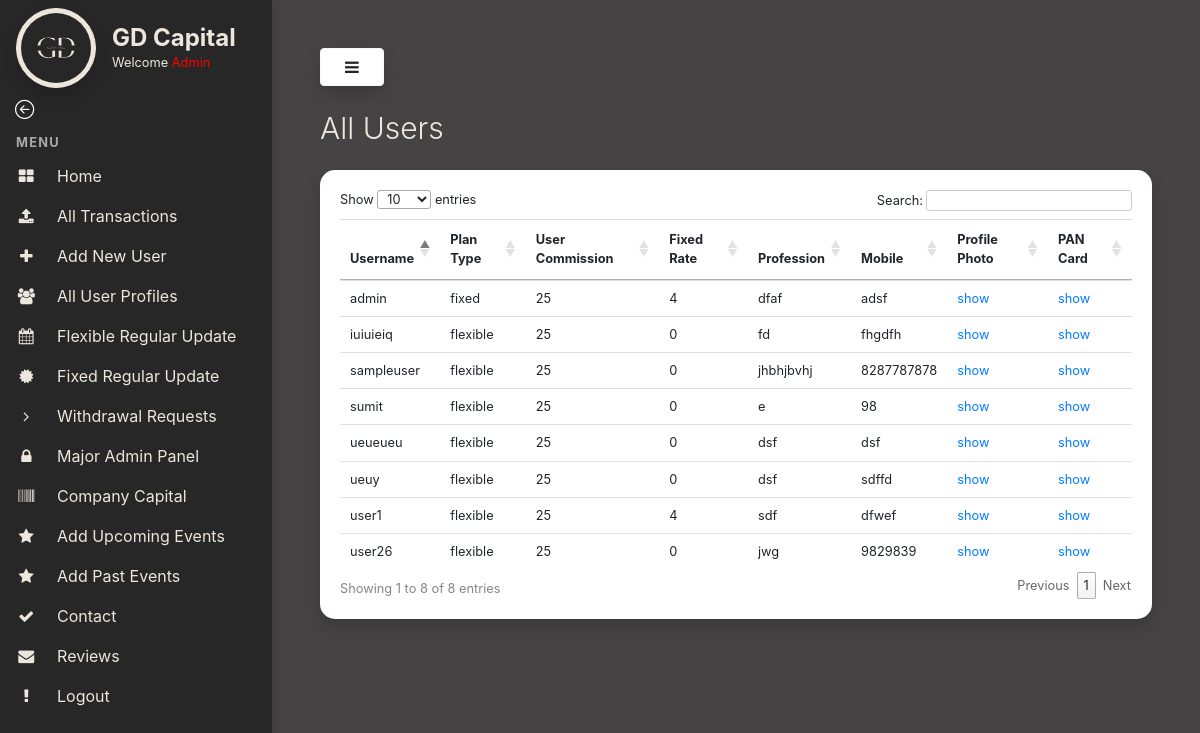
/admin-all-users/ (signed in), run on the app's committed database.
### myapp/models.py (models this page shows, shortened)
class UserProfile(models.Model):
    user = models.OneToOneField(User,on_delete=models.CASCADE,related_name='profile')
    plantype = models.CharField(max_length=200, choices=PLAN_TYPE, default='flexible')
    user_commission = models.CharField(max_length=3, null=False, default='25')
    fixed_rate = models.CharField(max_length=3, null=True, default='0')
    profession = models.CharField(max_length=200, null=False, default='')
    mobile = models.CharField(max_length=10, null=False, default='')
    profilephoto = models.ImageField(upload_to='userprofile/', default='images/profile.png')
    pancard = models.ImageField(upload_to='pancard/', default='images/profile.png')

### myapp/views.py (the view)
# urls.py: path('admin-all-users/', views.admin_all_users, name='admin_all_users'),
def admin_all_users(request):
    users = User.objects.all()
    userprofile = UserProfile.objects.all()
    return render(request,'admin-templates/all-users.html',{'userprofile':userprofile})

### templates/admin-templates/all-users.html (shortened to what this page needs)
{% extends 'admin-templates/base.html' %}
{% load static %}
{% block content %}
<h3 class="display-4" style="color:#ece6dc; font-size:30px !important">All Users</h3>
<div class="card shadow my-4" style="border: 0 !important;border-radius:15px">
    <div class="card-body">
        <div class="table-responsive">
            <table class="table table-sm" id="transTable">
                <thead>
                    <tr>
                        <th scope="col">Username</th>
                        <th scope="col">Plan Type</th>
                        <th scope="col">User Commission</th>
                        <th scope="col">Fixed Rate</th>
                        <th scope="col">Profession</th>
                        <th scope="col">Mobile</th>
                        <th scope="col">Profile Photo</th>
                        <th scope="col">PAN Card</th>
                    </tr>
                </thead>
                <tbody>
                    {% for i in userprofile %}
                    <tr>
                        <td>{{i.user}}</td>
                        <td>{{i.plantype}}</td>
                        <td>{{i.user_commission}}</td>
                        <td>{{i.fixed_rate}}</td>
                        <td>{{i.profession}}</td>
                        <td>{{i.mobile}}</td>
                        <td><a target="_blank" href="{{i.profilephoto.url}}" alt="">show</a></td>
                        <td>
                            <a href="{{i.pancard.url}}" target="_blank">show</a>
                        </td>
                    </tr>
                    {% endfor %}
                </tbody>
            </table>
        </div>
    </div>
</div>
{% endblock content %}

### templates/admin-templates/base.html (shortened to what this page needs)
{% load static %}
<!DOCTYPE html>
<html>
<head>
    <link rel="stylesheet" href="https://stackpath.bootstrapcdn.com/bootstrap/4.1.3/css/bootstrap.min.css"
>
    <link rel="stylesheet" href="https://stackpath.bootstrapcdn.com/font-awesome/4.7.0/css/font-awesome.min.css">
    <link rel="stylesheet" type="text/css" href="https://cdn.datatables.net/1.12.1/css/jquery.dataTables.css">
    <link rel="stylesheet" href="{% static 'css/admin.css' %}">
    <link rel="stylesheet" href="https://cdn.jsdelivr.net/npm/bootstrap-icons@1.9.1/font/bootstrap-icons.css">
</head>
<body>
    {% if request.user.is_superuser %}
    <div class="vertical-nav dark-bg" id="sidebar">
        <div class="py-2 px-3 dark-bg">
            <div class="media d-flex align-items-center">
                <img loading="lazy" src="{% static 'images/logo.png' %}" alt="..."
                    width="80" height="80" class="mr-3 rounded-circle img-thumbnail shadow">
                <div class="media-body">
                    <h4 class="m-0" style="font-weight:700;color:#ece6dc;">GD Capital</h4>
                    <p class="font-weight-normal text-muted mb-0 welcome-text">Welcome <span style="color:red;">{{request.user.username|title}}</span></p>
                </div>
            </div>
        </div>
        <div class="container">
            <a href="/" class="text-dark back-arrow"><i class="bi bi-arrow-left-circle text-white" style="font-size: 1.2rem;"></i></a>
          </div>
        <p class="text-gray font-weight-bold text-uppercase px-3 small pb-1 mb-0 mt-2">MENU</p>
        <ul class="nav flex-column mb-0">
            <li class="nav-item">
                <a href="/admin-home" class="nav-link text-dark ">
                    <i class="fa fa-th-large mr-3 text-primary fa-fw"></i>
                    Home
                </a>
            </li>
            <li class="nav-item">
                <a href="/admin-all-transactions" class="nav-link text-dark">
                    <i class="fa fa-upload mr-3 text-primary fa-fw"></i>
                    All Transactions
                </a>
            </li>
            <li class="nav-item">
                <a href="/signup" class="nav-link text-dark">
                    <i class="fa fa-plus mr-3 text-primary fa-fw"></i>
                    Add New User
                </a>
            </li>
            <li class="nav-item">
                <a href="/admin-all-users" class="nav-link text-dark">
                    <i class="fa fa-users mr-3 text-primary fa-fw"></i>
                    All User Profiles
                </a>
            </li>
            <li class="nav-item">
                <a href="/regular-update" class="nav-link text-dark">
                    <i class="fa fa-calendar mr-3 text-primary fa-fw"></i>
                    Flexible Regular Update
                </a>
            </li>
            <li class="nav-item">
                <a href="/fixed-rate-page" class="nav-link text-dark">
                    <i class="fa fa-certificate mr-3 text-primary fa-fw"></i>
                    Fixed Regular Update
                </a>
            </li>
            <li class="nav-item">
                <a href="/admin-withdrawal-requests" class="nav-link text-dark">
                    <i class="fa fa-angle-right mr-3 text-primary fa-fw"></i>
                    Withdrawal Requests
                </a>
            </li>
            <li class="nav-item">
                <a href="/admin" class="nav-link text-dark">
                    <i class="fa fa-lock mr-3 text-primary fa-fw"></i>
                    Major Admin Panel
                </a>
            </li>
            <li class="nav-item">
                <a href="/company-capital" class="nav-link text-dark">
                    <i class="fa fa-barcode mr-3 text-primary fa-fw"></i>
                    Company Capital
                </a>
            </li>
            <li class="nav-item">
                <a href="/add-events" class="nav-link text-dark">
                    <i class="fa fa-star mr-3 text-primary fa-fw"></i>
                    Add Upcoming Events
                </a>
            </li>
            <li class="nav-item">
                <a href="/add-past-events" class="nav-link text-dark">
                    <i class="fa fa-star mr-3 text-primary fa-fw"></i>
                    Add Past Events
                </a>
            </li>
            <li class="nav-item">
                <a href="/contact-page" class="nav-link text-dark">
                    <i class="fa fa-check mr-3 text-primary fa-fw"></i>
                    Contact
                </a>
            </li>
            <li class="nav-item">
                <a href="/reviews-page" class="nav-link text-dark">
                    <i class="fa fa-envelope mr-3 text-primary fa-fw"></i>
                    Reviews
                </a>
            </li>
            <li class="nav-item">
                <a href="/logout" class="nav-link text-dark">
                    <i class="fa fa-exclamation mr-3 text-primary fa-fw"></i>
                    Logout
                </a>
            </li>
        </ul>
    </div>
    <div class="page-content p-5" id="content">
        <button id="sidebarCollapse" type="button" class="btn btn-light bg-white rounded-pill shadow px-4 mb-4"><i
                class="fa fa-bars "></i></button>
        {% block content %}{% endblock content %}
    </div>
    {% else %}
    You are not a authorised user to access this page. Go back to <a href="/">home</a>
    {% endif %}
</body>
</html>

### static/css/admin.css (style rules this page uses)
body { background: rgb(69,67,67); min-height: 100vh; overflow-x: hidden; }
.vertical-nav { min-width: 17rem; width: 17rem; height: 100vh; position: fixed; top: 0; left: 0; box-shadow: 3px 3px 10px rgba(0, 0, 0, 0.1); transition: all 0.4s; }
.page-content { width: calc(100% - 17rem); margin-left: 17rem; transition: all 0.4s; }
.text-uppercase { letter-spacing: 0.1em; }
.text-gray { color: #aaa; }
.nav-link { text-transform: capitalize; }
.text-primary { color: #ece6dc !important; }
.dark-bg { background-color: rgb(39,39,39); }
.text-muted,.text-dark { color: #ece6dc !important; }
.welcome-text { font-size: 0.8rem; }
.img-thumbnail { background-color: #ece6dc !important; border-color: #ece6dc !important; }
table.dataTable tbody th, table.dataTable tbody td,table.dataTable thead th, table.dataTable thead td { font-size:0.8rem; }
table.dataTable thead th, table.dataTable thead td { font-size: 0.8rem; }
table.dataTable.no-footer { border-bottom: 0 !important; border-bottom-color: #000 !important; }

### data on the page
UserProfile: user "admin", plantype "fixed", user_commission "25", fixed_rate "4", profession "dfaf", mobile "adsf"
UserProfile: user "user1", plantype "flexible", user_commission "25", fixed_rate "4", profession "sdf", mobile "dfwef"
UserProfile: user "sampleuser", plantype "flexible", user_commission "25", fixed_rate "0", profession "jhbhjbvhj", mobile "8287787878"
UserProfile: user "sumit", plantype "flexible", user_commission "25", fixed_rate "0", profession "e", mobile "98"
UserProfile: user "user26", plantype "flexible", user_commission "25", fixed_rate "0", profession "jwg", mobile "9829839"
UserProfile: user "ueuy", plantype "flexible", user_commission "25", fixed_rate "0", profession "dsf", mobile "sdffd"
UserProfile: user "ueueueu", plantype "flexible", user_commission "25", fixed_rate "0", profession "dsf", mobile "dsf"
UserProfile: user "iuiuieiq", plantype "flexible", user_commission "25", fixed_rate "0", profession "fd", mobile "fhgdfh"

### other printed values
{{ request.user.username|title }} "Admin"
